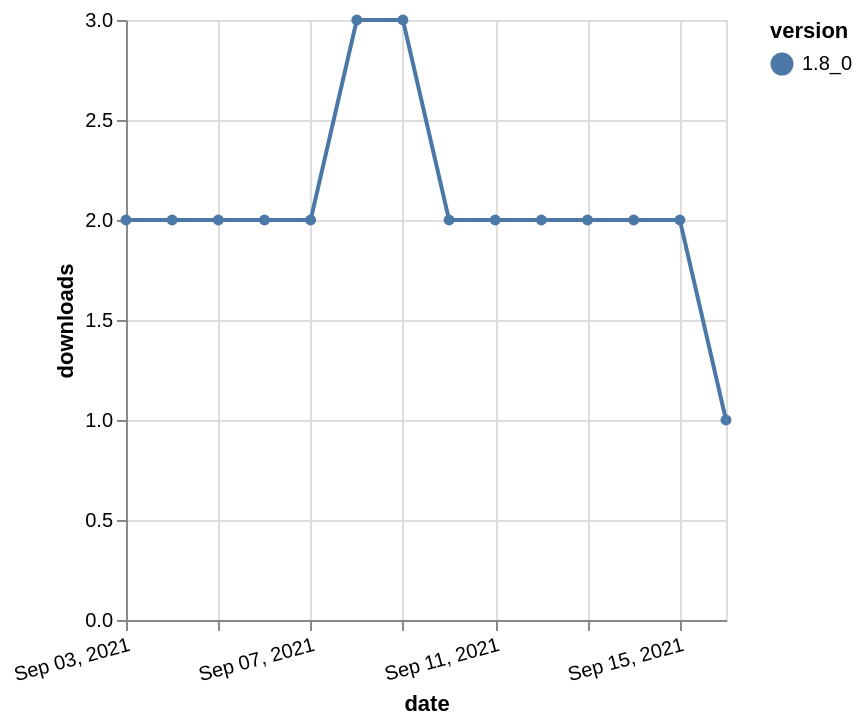

Vega-Lite specification for this chart:
### Vega-Lite specification from a JSON file in a GitHub repository (floating-point values rounded to 4 significant figures)
{"$schema": "https://vega.github.io/schema/vega-lite/v5.json", "description": "A simple bar chart with embedded data.", "data": {"values": [{"date": "2021-09-03", "total": 2817, "delta": 2, "version": "1.8_0"}, {"date": "2021-09-04", "total": 2819, "delta": 2, "version": "1.8_0"}, {"date": "2021-09-05", "total": 2821, "delta": 2, "version": "1.8_0"}, {"date": "2021-09-06", "total": 2823, "delta": 2, "version": "1.8_0"}, {"date": "2021-09-07", "total": 2825, "delta": 2, "version": "1.8_0"}, {"date": "2021-09-08", "total": 2828, "delta": 3, "version": "1.8_0"}, {"date": "2021-09-09", "total": 2831, "delta": 3, "version": "1.8_0"}, {"date": "2021-09-10", "total": 2833, "delta": 2, "version": "1.8_0"}, {"date": "2021-09-11", "total": 2835, "delta": 2, "version": "1.8_0"}, {"date": "2021-09-12", "total": 2837, "delta": 2, "version": "1.8_0"}, {"date": "2021-09-13", "total": 2839, "delta": 2, "version": "1.8_0"}, {"date": "2021-09-14", "total": 2841, "delta": 2, "version": "1.8_0"}, {"date": "2021-09-15", "total": 2843, "delta": 2, "version": "1.8_0"}, {"date": "2021-09-16", "total": 2844, "delta": 1, "version": "1.8_0"}]}, "width": "container", "mark": {"type": "line", "point": {"filled": true}}, "encoding": {"x": {"field": "date", "type": "temporal", "timeUnit": "yearmonthdate", "title": "date", "axis": {"labelAngle": -15}}, "y": {"field": "delta", "type": "quantitative", "title": "downloads"}, "color": {"field": "version", "type": "nominal"}, "tooltip": {"field": "delta"}}}
